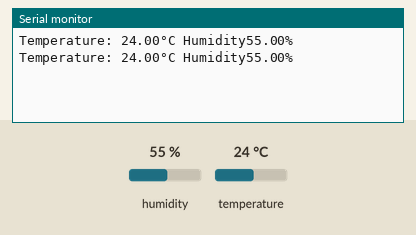
This sketch was run on a simulated Arduino Uno, built with avr-gcc and run on an emulated ATmega328P. Parts: the last lines printed to the serial monitor. The inputs (shaded band) are chosen by the test bench; at power-on: humidity 55 %, temperature 24 °C.

Above: at 2.8 s.
2.9 s: humidity set to 22 %
At 4.9 s:
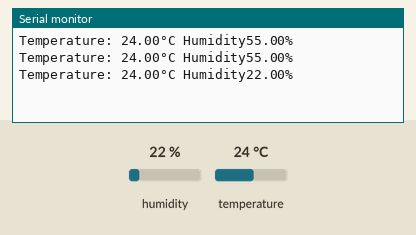
5.6 s: temperature set to 12 °C
At 6.6 s:
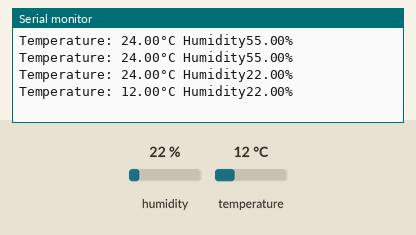
8.3 s: humidity set to 40 %
At 11.4 s:
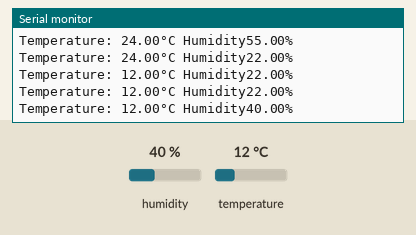
Timing chart, 0 to 12.9 s (numbered marks = the images above; inputs shaded):
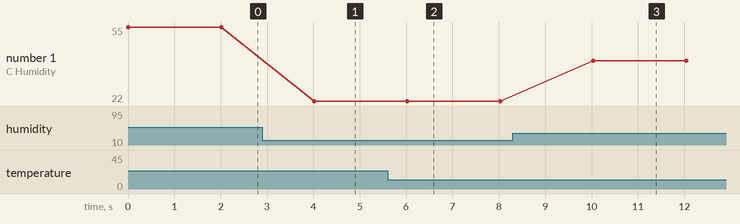

The sketch:

sketch.ino
```cpp
#include <Arduino.h>
#include<DHT.h>

#define DHTPIN 2 // pin connected to dht 11 data
#define DHTTYPE DHT22 // define the sensor type

DHT dht(DHTPIN, DHTTYPE);

void setup() {
  // put your setup code here, to run once:
  Serial.begin(9600);
  dht.begin();
}

void loop() {
  // put your main code here, to run repeatedly:
  float temperature = dht.readTemperature();
  float humidity = dht.readHumidity();

  if(isnan(temperature) || isnan(humidity)) {
    Serial.println("failed to read from DHT sensor!");
    return;
  }

  Serial.print("Temperature: ");
  Serial.print(temperature);
  Serial.print("°C Humidity");
  Serial.print(humidity);
  Serial.println("%");

  delay(2000); // wait 2 seconds before next reading
}
```

Measured:
- after the input at 2.9 s, the serial monitor: prints a new line after 1.1 s (image 1)
- after the input at 5.6 s, the serial monitor: prints a new line after 0.42 s (image 2)
- after the input at 8.3 s, the serial monitor: prints a new line after 1.7 s (image 3)
- plotted number 1: 55 → 22 after the input at 2.9 s, 22 → 40 after the input at 8.3 s
